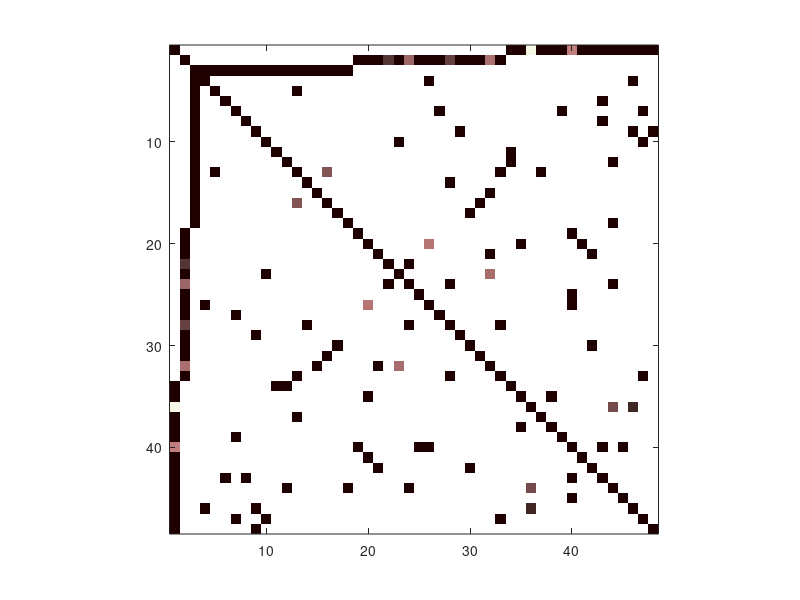
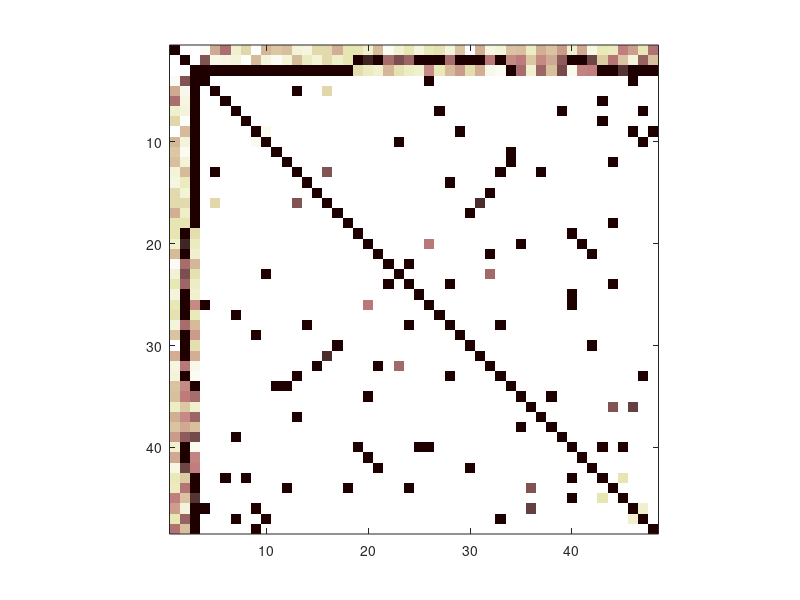
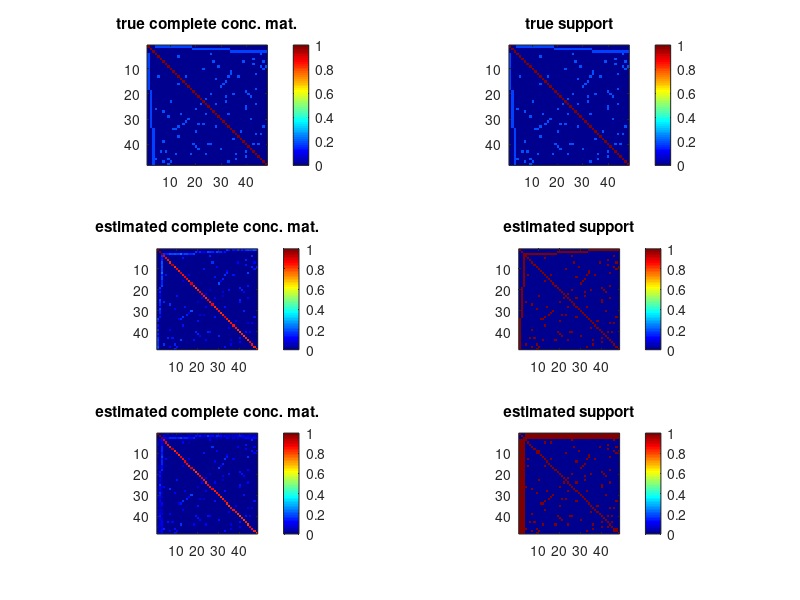

Write MATLAB code to recreate these figures, in order.
clear all; clc; 
load('TOY_DISJOINT.mat');

figure(1);clf;
subplot(3,2,1)
imagesc(abs(Dfull));
pbaspect([1 1 1]);
title('true complete conc. mat.');
colorbar
subplot(3,2,2)
imagesc(abs(Dfull));
pbaspect([1 1 1]);
title('true support');
colorbar
subplot(3,2,3)
imagesc(abs(Dfin).*(abs(Dfin)>THRESH));
pbaspect([1 1 1]);
title('estimated complete conc. mat.');
colorbar
subplot(3,2,4)
imagesc(abs(Dfin)>THRESH);
pbaspect([1 1 1]);
title('estimated support');
colorbar
subplot(3,2,5)
imagesc(abs(Dfin_tr).*(abs(Dfin_tr)>THRESH));
pbaspect([1 1 1]);
title('estimated complete conc. mat.');
colorbar
subplot(3,2,6)
imagesc(abs(Dfin_tr)>THRESH);
pbaspect([1 1 1]);
title('estimated support');
colorbar
colormap jet


figure(2);clf;
imagesc(-min(abs(Dfin).*(abs(Dfin)>THRESH),.1));
pbaspect([1 1 1]);
% title('estimated complete conc. mat.');
colormap pink
mkdir('fig');
print('fig/disjoint_om','-depsc')

figure(3);clf;
imagesc(-min(abs(Dfin_tr).*(abs(Dfin_tr)>THRESH),.1));
pbaspect([1 1 1]);
% title('estimated complete conc. mat.');
colormap pink
mkdir('fig');
print('fig/disjoint_tr','-depsc')



%% only if recent version of matlab
% A=ones(size(Dfull,1));
% A(Dfull==0)=0;
% G = graph(A,'OmitSelfLoops');
% figure(4);clf;
% plot(G,'Layout', 'circle')
% axis equal;
% axis off;
% mkdir('fig');
% print('fig/disjoint_graph','-depsc')

